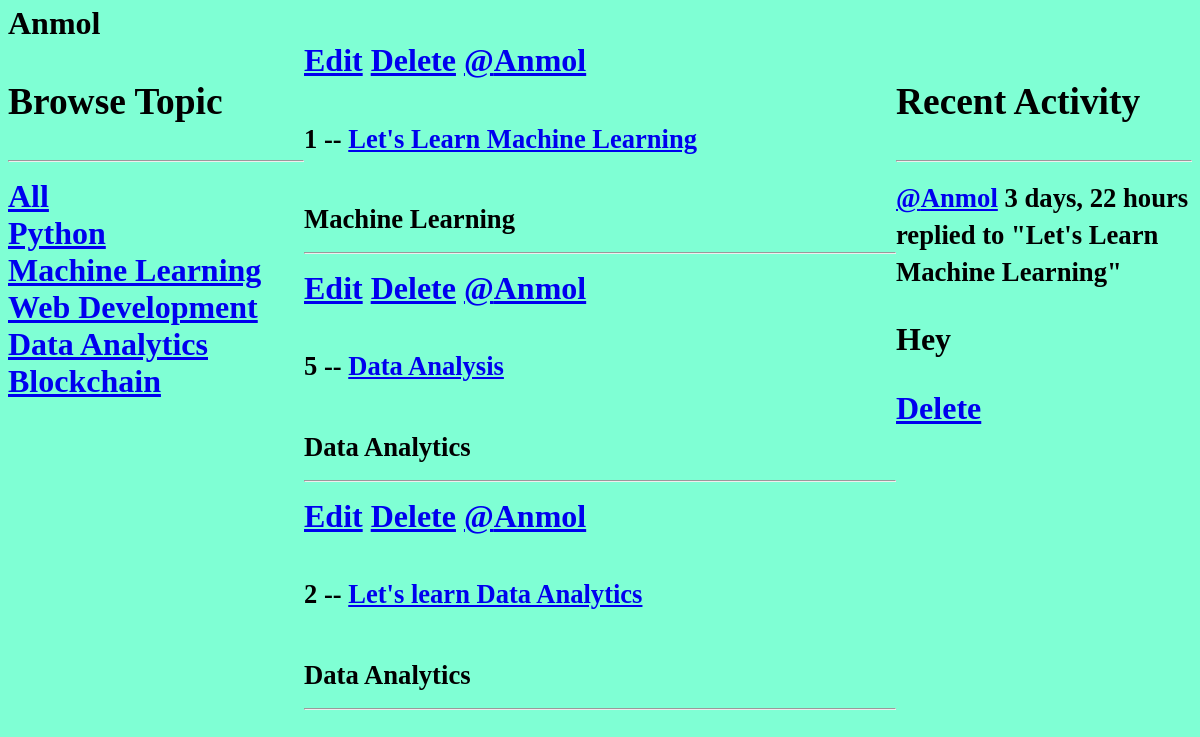
The app's page /profile/1 (signed in, lower part), older data.
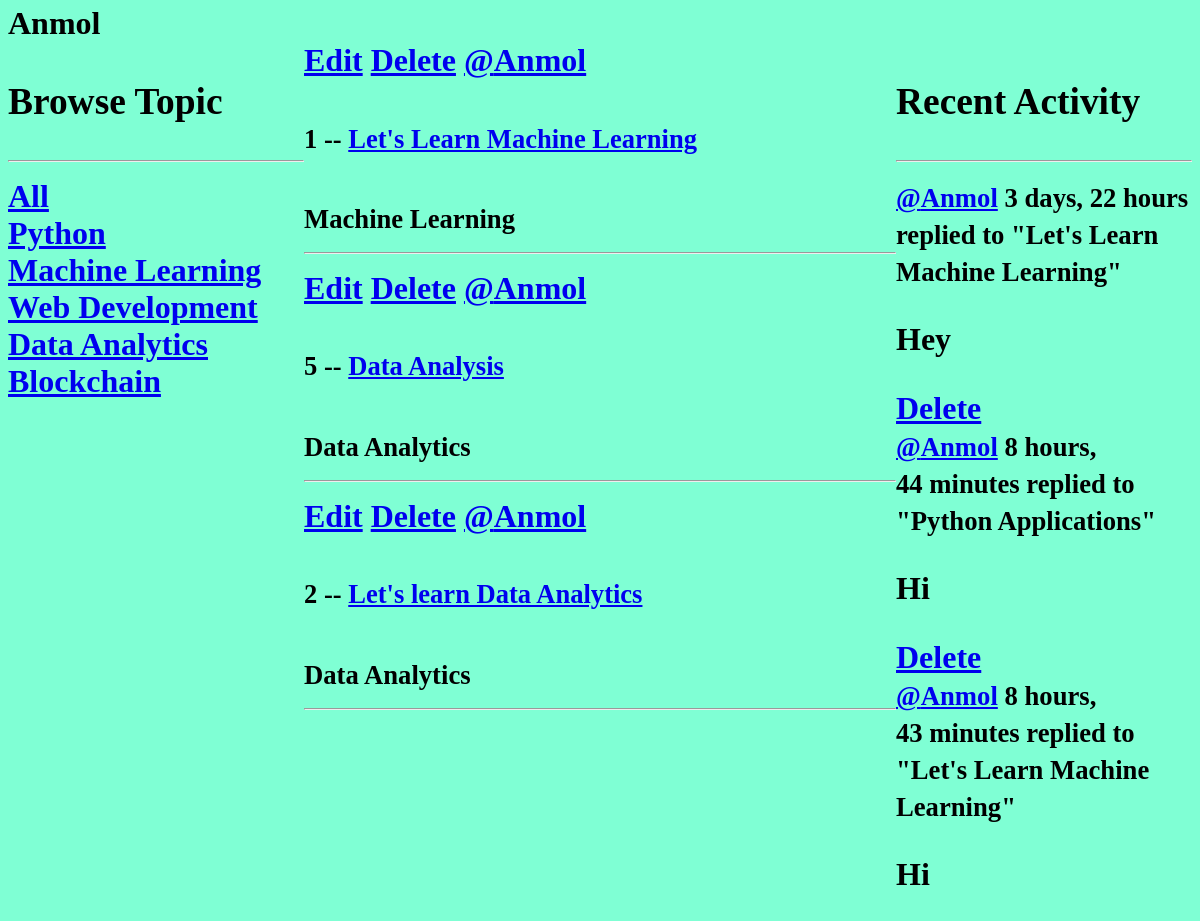
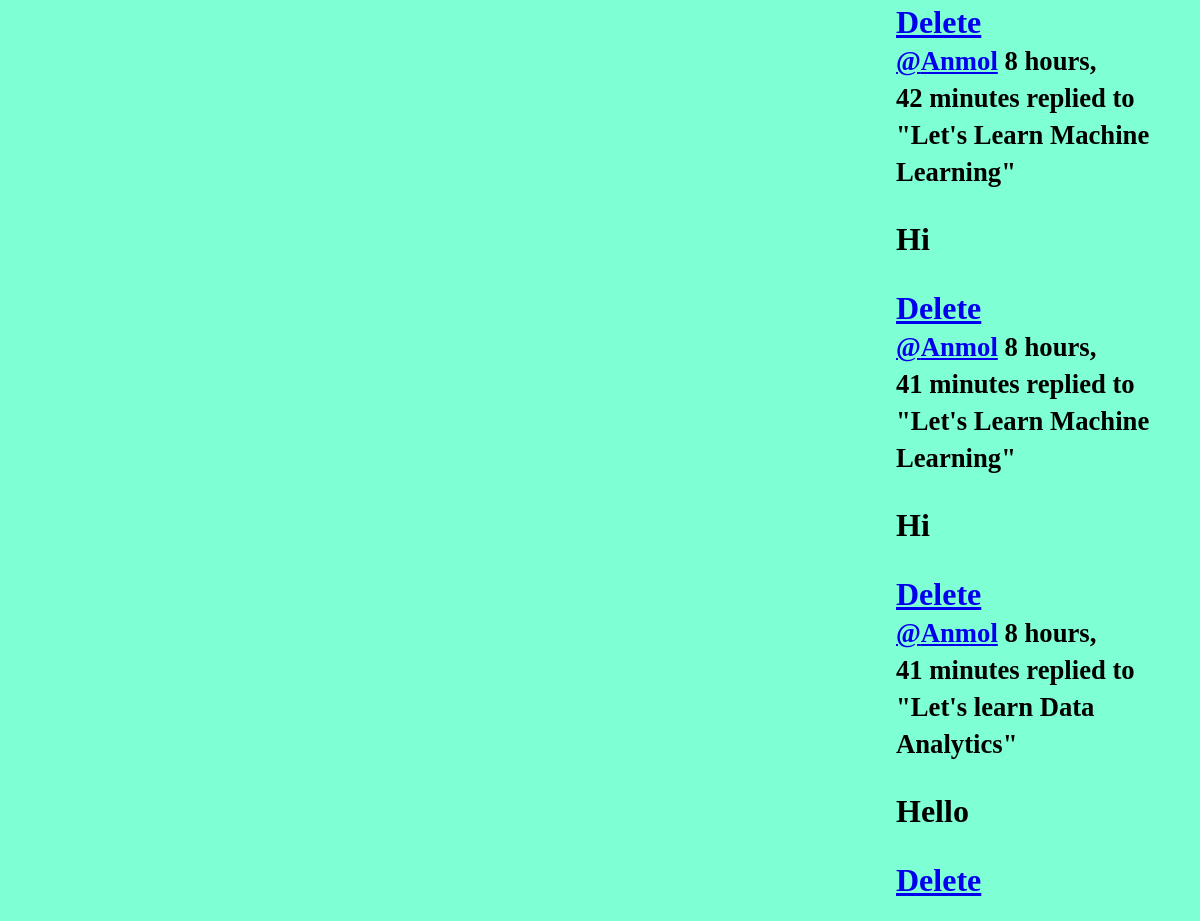
The same page, newer data (2 pictures, top to bottom).
### home/models.py (models this page shows)
class Topic(models.Model):
    name=models.CharField(max_length=200)
    def __str__(self) -> str:
        return self.name

class Room(models.Model):
    host=models.ForeignKey(User,on_delete=models.SET_NULL,null=True)
    topic=models.ForeignKey(Topic,on_delete=models.SET_NULL,null=True)
    name=models.CharField(max_length=200)
    description=models.TextField(null=True,blank=True)
    participants=models.ManyToManyField(User,related_name="participants",blank=True)
    updated = models.DateTimeField(auto_now=True)
    created=models.DateTimeField(auto_now_add=True)
    class Meta:
        ordering=["-updated","-created"]
    def __str__(self) -> str:
        return self.name

class Message(models.Model):
    user=models.ForeignKey(User,on_delete=models.CASCADE)
    room=models.ForeignKey(Room,on_delete=models.CASCADE)
    body=models.TextField()
    updated = models.DateTimeField(auto_now=True)
    created=models.DateTimeField(auto_now_add=True)
    def __str__(self) -> str:
        return self.body[0:50]

### home/views.py (the view)
# urls.py: path("profile/<str:pk>",userProfile,name="userprofile"),
def userProfile(request, pk):
    user = User.objects.get(id=pk)
    rooms = user.room_set.all()
    Topics=Topic.objects.all()
    room_messages = Message.objects.filter(user=user)
    context = {"user": user,"rooms":rooms,"room_messages":room_messages,"Topics":Topics}
    return render(request, "home/profile.html", context)

### home/templates/home/profile.html (shortened to what this page needs)
{% extends "main.html" %}
{% block content %}
<h1>
    {{ user.username }}
    <div class="profile-container">
        <div>
           {% include "home/topics_component.html" %}
        </div>
        <div>
            {% include "home/feed_component.html" %}
        </div>
        <div>
            {% include "home/activity_component.html" %}
        </div>
    </div>
</h1>
{% endblock %}

### home/templates/home/topics_component.html
<h3>Browse Topic</h3>
        <hr>
        <div>
            <a href="{% url 'home' %}">All</a>
        </div>
        {% for topic in Topics %}
            <div>
                <a href="{% url 'home' %}?q={{topic.name}}">{{ topic.name }}</a>
            </div>
        {% endfor %}

### home/templates/home/feed_component.html
{% for room in rooms %}
<div>
    {% if request.user == room.host %}
    <a href="{% url 'updateroom' room.id %}"> Edit</a>
    <a href="{% url 'deleteroom' room.id %}"> Delete</a>
    {% endif %}
    {% if room.host %}
        <a href="{% url 'userprofile' room.host.id %}">@{{ room.host.username }}</a>
    {% else %}
        No host
    {% endif %}
    <h5>{{ room.id }} -- <a href="{% url 'room' room.id %}">{{ room.name }}</a></h5>
    <small>{{ room.topic }}</small>
</div>
<hr>
{% endfor %}

### home/templates/home/activity_component.html
<h3>Recent Activity</h3>
<hr>
{% for message in room_messages %}
<div>
    <small>
        <a href="{% url 'userprofile' message.user.id %}">@{{ message.user }}</a> {{ message.created | timesince }}
    </small>
    <small>
        replied to "{{ message.room }}"
    </small>
    <p>{{ message }} </p>
    {% if request.user == message.user %}
    <a href="{% url 'deletemessage' message.id %}">Delete</a>
    {% endif %}
</div>
{% endfor %}

Row changes from the older to the newer data that the page shows:
added Message: user "Anmol", created "8 hours, 44 minutes", room "Python Applications", body "Hi", shows "Delete"
added Message: user "Anmol", created "8 hours, 43 minutes", room "Let's Learn Machine Learning", body "Hi", shows "Delete"
added Message: user "Anmol", created "8 hours, 42 minutes", room "Let's Learn Machine Learning", body "Hi", shows "Delete"
added Message: user "Anmol", created "8 hours, 41 minutes", room "Let's Learn Machine Learning", body "Hi", shows "Delete"
added Message: user "Anmol", created "8 hours, 41 minutes", room "Let's learn Data Analytics", body "Hello", shows "Delete"
